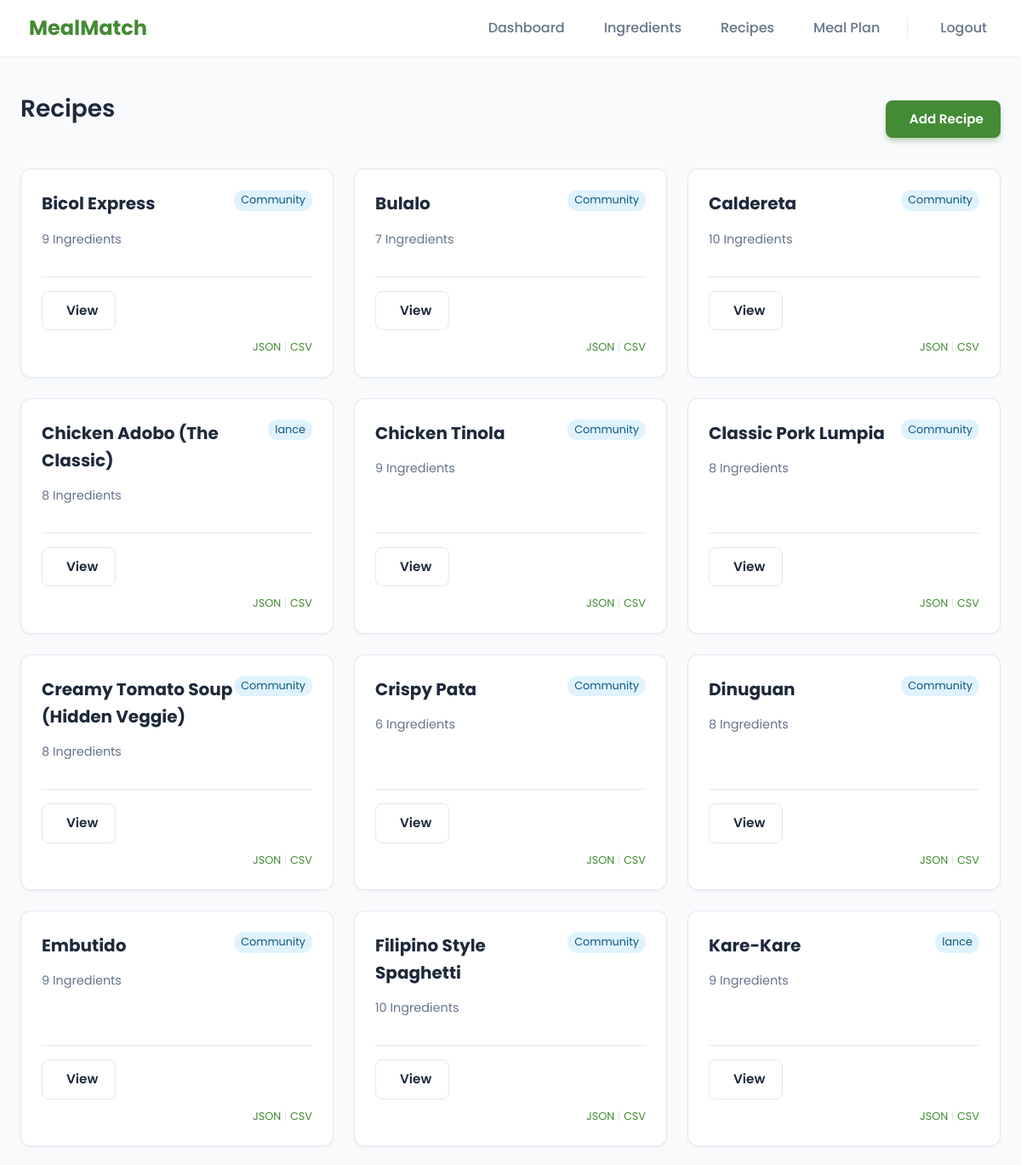
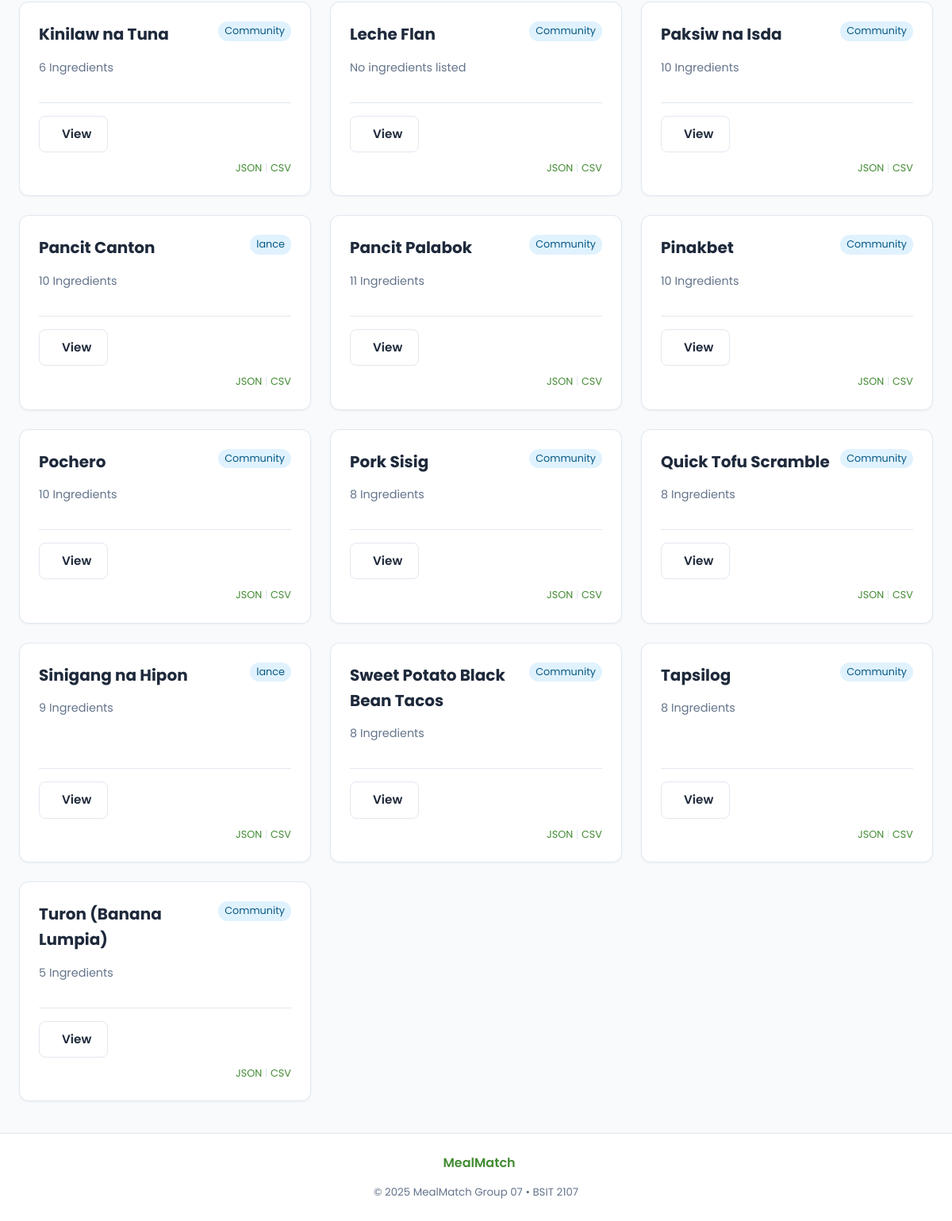
The page /recipes (signed in) on the database its author committed (2 pictures, top to bottom).
### tables this page shows
CREATE TABLE recipes (
    id INTEGER PRIMARY KEY AUTOINCREMENT,
    title TEXT NOT NULL,
    description TEXT,
    instructions TEXT,
    created_by INTEGER,
    FOREIGN KEY(created_by) REFERENCES users(id) ON DELETE SET NULL
);

CREATE TABLE users (
    id INTEGER PRIMARY KEY AUTOINCREMENT,
    username TEXT UNIQUE NOT NULL,
    email TEXT UNIQUE NOT NULL,
    password_hash TEXT NOT NULL,
    is_admin INTEGER DEFAULT 0
);

### app.py (the view)
@app.route("/recipes")
@login_required
def recipes():
    rows = RecipeService.list_all_recipes()
    recipe_ingredients = {}
    for ri in db.query("SELECT * FROM recipe_ingredients"):
        recipe_ingredients.setdefault(ri["recipe_id"], []).append(ri)
    return render_template("recipes.html", recipes=rows, recipe_ingredients=recipe_ingredients)

### app.py (called while the page is built)
def login_required(fn):
    from functools import wraps
    @wraps(fn)
    def wrapper(*args, **kwargs):
        if not UserService.get_current_user():
            flash("Please log in to continue.", "warning")
            return redirect(url_for("login"))
        return fn(*args, **kwargs)
    return wrapper

    def connect(self):
        if self._conn is None:
            need_init = not os.path.exists(self.path)
            self._conn = sqlite3.connect(self.path, detect_types=sqlite3.PARSE_DECLTYPES|sqlite3.PARSE_COLNAMES)
            self._conn.row_factory = sqlite3.Row
            if need_init:
                self._init_db()
        return self._conn

    def close(self):
        if self._conn:
            self._conn.close()
            self._conn = None

    def query(self, sql: str, args=(), one=False):
        try:
            cur = self.connect().execute(sql, args)
            rv = cur.fetchall()
            cur.close()
            return (rv[0] if rv else None) if one else rv
        except Exception as e:
            raise DBError(e)

    @staticmethod
    def get_current_user():
        uid = session.get("user_id")
        if not uid:
            return None
        return db.query("SELECT id, username, email, is_admin FROM users WHERE id = ?", (uid,), one=True)

    @staticmethod
    def list_all_recipes():
        return db.query("SELECT r.*, u.username as creator FROM recipes r LEFT JOIN users u ON r.created_by = u.id ORDER BY r.title")

### templates/recipes.html (shortened to what this page needs)
{% extends "base.html" %}
{% block content %}
<div class="header-content" style="margin-bottom: 24px;">
  <h2>Recipes</h2>
  <a href="{{ url_for('add_recipe') }}" class="btn btn-primary">
     Add Recipe
  </a>
</div>
{% if recipes %}
<div class="cards">
  {% for r in recipes %}
  <div class="card" style="display: flex; flex-direction: column;">
    <div style="flex-grow: 1;">
      <div style="display: flex; justify-content: space-between; align-items: flex-start; margin-bottom: 10px;">
        <h3 style="margin: 0; font-size: 1.25rem;">{{ r['title'] }}</h3>
        <span
          style="font-size: 0.8rem; background: var(--info-bg); color: var(--info-text); padding: 2px 8px; border-radius: 12px;">
          {{ r['creator'] or 'Community' }}
        </span>
      </div>
      <p style="color: var(--text-muted); font-size: 0.9rem; margin-bottom: 16px;">
        {% if recipe_ingredients.get(r['id']) %}
         {{ recipe_ingredients[r['id']]|length }} Ingredients
        {% else %}
         No ingredients listed
        {% endif %}
      </p>
    </div>
    <div
      style="border-top: 1px solid var(--border-color); padding-top: 16px; margin-top: 16px; display: flex; justify-content: space-between; align-items: center;">
      <a href="{{ url_for('view_recipe', id=r['id']) }}" class="btn btn-sm btn-secondary" title="View">
         View
      </a>
      <div class="actions">
      </div>
    </div>
    <div style="margin-top: 10px; font-size: 0.8rem; text-align: right;">
      <a href="{{ url_for('export_recipe', id=r['id'], fmt='json') }}"
        style="color: var(--primary-color); text-decoration: none;">JSON</a>
      <span style="color: var(--border-color);">|</span>
      <a href="{{ url_for('export_recipe', id=r['id'], fmt='csv') }}"
        style="color: var(--primary-color); text-decoration: none;">CSV</a>
    </div>
  </div>
  {% endfor %}
</div>
{% endif %}
{% endblock %}

### static/style.css (style rules this page uses)
:root { --primary-color: #438b34; --primary-dark: #2c6e24; --primary-light: #5fb356; --primary-10: rgba(67, 139, 52, 0.1); --secondary-color: #f59e0b; --secondary-hover: #d97706; --bg-color: #f8fafc; --surface-color: #ffffff; --text-main: #1e293b; --text-muted: #64748b; --border-color: #e2e8f0; --success-bg: #dcfce7; --success-text: #166534; --error-bg: #fee2e2; --error-text: #991b1b; --info-bg: #e0f2fe; --info-text: #075985; --radius-sm: 8px; --radius-md: 12px; --radius-lg: 16px; --radius-xl: 24px; --shadow-sm: 0 1px 3px rgba(0, 0, 0, 0.05); --shadow-md: 0 4px 6px -1px rgba(0, 0, 0, 0.05); --shadow-lg: 0 10px 15px -3px rgba(0, 0, 0, 0.05); --shadow-hover: 0 20px 25px -5px rgba(0, 0, 0, 0.05); --transition-fast: 0.2s ease; --transition-normal: 0.3s cubic-bezier(0.4, 0, 0.2, 1); }
* { box-sizing: border-box; }
body { font-family: 'Poppins', sans-serif; background-color: var(--bg-color); color: var(--text-main); margin: 0; line-height: 1.6; min-height: 100vh; }
.header-content { display: flex; justify-content: space-between; align-items: center; }
h1, h2, h3 { color: var(--text-main); margin-top: 0; }
h2 { font-size: 1.75rem; font-weight: 600; margin-bottom: 24px; }
.card { background: var(--surface-color); border-radius: var(--radius-md); box-shadow: var(--shadow-sm); padding: 24px; transition: var(--transition-normal); border: 1px solid var(--border-color); }
.cards { display: grid; grid-template-columns: repeat(auto-fit, minmax(280px, 1fr)); gap: 24px; margin-top: 24px; }
.btn { display: inline-flex; align-items: center; justify-content: center; gap: 8px; padding: 10px 20px; border-radius: var(--radius-sm); font-weight: 600; text-decoration: none; border: none; cursor: pointer; transition: var(--transition-fast); font-size: 0.95rem; }
.btn-primary { background: var(--primary-color); color: white; box-shadow: 0 4px 6px -1px rgba(67, 139, 52, 0.4); }
.btn-secondary { background: white; border: 1px solid var(--border-color); color: var(--text-main); }

### rows shown on the page
recipes: title "Bicol Express", r "Community", recipe_ingredients "9"
recipes: title "Bulalo", r "Community", recipe_ingredients "7"
recipes: title "Caldereta", r "Community", recipe_ingredients "10"
recipes: title "Chicken Adobo (The Classic)", username "lance", recipe_ingredients "8"
recipes: title "Chicken Tinola", r "Community", recipe_ingredients "9"
recipes: title "Classic Pork Lumpia", r "Community", recipe_ingredients "8"
recipes: title "Creamy Tomato Soup (Hidden Veggie)", r "Community", recipe_ingredients "8"
recipes: title "Crispy Pata", r "Community", recipe_ingredients "6"
recipes: title "Dinuguan", r "Community", recipe_ingredients "8"
recipes: title "Embutido", r "Community", recipe_ingredients "9"
recipes: title "Filipino Style Spaghetti", r "Community", recipe_ingredients "10"
recipes: title "Kare-Kare", username "lance", recipe_ingredients "9"
recipes: title "Kinilaw na Tuna", r "Community", recipe_ingredients "6"
recipes: title "Leche Flan", r "Community", shows "No ingredients listed"
recipes: title "Paksiw na Isda", r "Community", recipe_ingredients "10"
recipes: title "Pancit Canton", username "lance", recipe_ingredients "10"
recipes: title "Pancit Palabok", r "Community", recipe_ingredients "11"
recipes: title "Pinakbet", r "Community", recipe_ingredients "10"
recipes: title "Pochero", r "Community", recipe_ingredients "10"
recipes: title "Pork Sisig", r "Community", recipe_ingredients "8"
recipes: title "Quick Tofu Scramble", r "Community", recipe_ingredients "8"
recipes: title "Sinigang na Hipon", username "lance", recipe_ingredients "9"
recipes: title "Sweet Potato Black Bean Tacos", r "Community", recipe_ingredients "8"
recipes: title "Tapsilog", r "Community", recipe_ingredients "8"
recipes: title "Turon (Banana Lumpia)", r "Community", recipe_ingredients "5"
